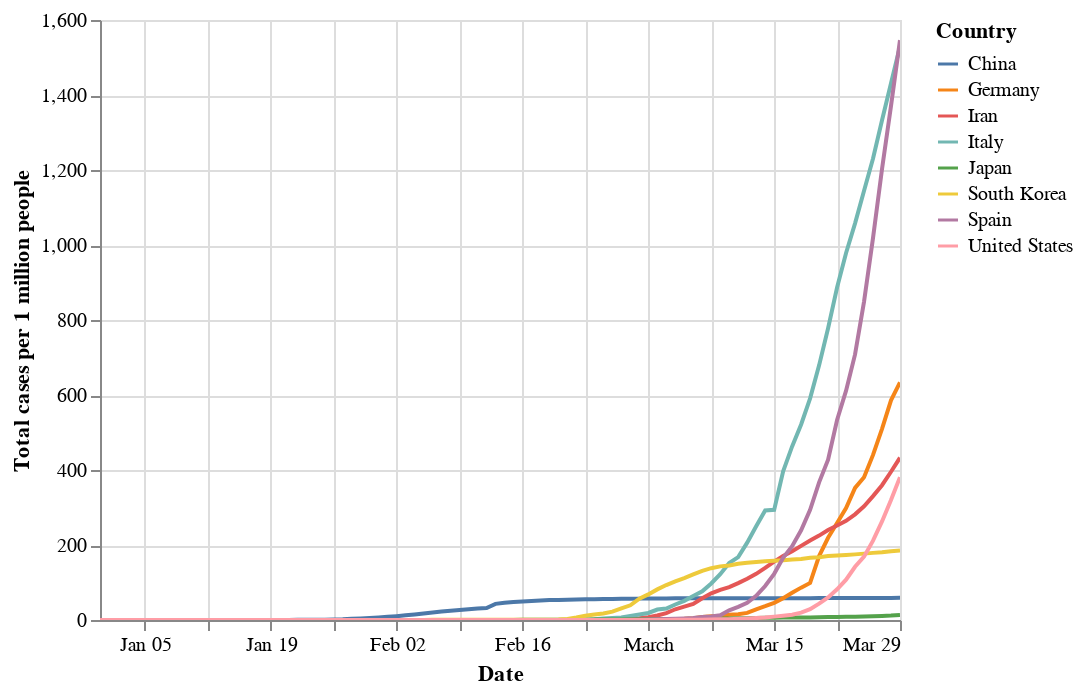

This figure's notebook cell:
### Code cell
plot('Total cases per 1 million people')

### Figure 1 — Vega-Lite specification as saved in the notebook (floating-point values rounded to 4 significant figures; data arrays with more than 128 entries replaced by an {"elided": "..."} marker saying what was removed)
{"config": {"view": {"continuousWidth": 400, "continuousHeight": 300}}, "data": {"name": "data-06b3fa032b6985bab854b28ef21b61ba"}, "mark": "line", "encoding": {"color": {"type": "nominal", "field": "Country"}, "opacity": {"condition": {"value": 1, "selection": "selector005"}, "value": 0.2}, "tooltip": [{"type": "nominal", "field": "Country"}, {"type": "temporal", "field": "Date"}, {"type": "quantitative", "field": "Total cases per 1 million people"}], "x": {"type": "temporal", "field": "Date"}, "y": {"type": "quantitative", "field": "Total cases per 1 million people"}}, "selection": {"selector005": {"type": "multi", "fields": ["Country"], "bind": "legend"}, "selector006": {"type": "interval", "bind": "scales", "encodings": ["x", "y"]}}, "$schema": "https://vega.github.io/schema/vega-lite/v4.0.2.json", "datasets": {"data-06b3fa032b6985bab854b28ef21b61ba": {"elided": "720 records"}}}
